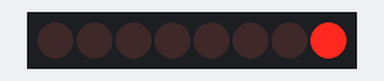
The sketch below on a simulated Arduino Uno, built with avr-gcc and run on an emulated ATmega328P. Shown: 8 shift-register outputs drawn as a row of LEDs (first output left, lit = HIGH). Wiring (inferred from the names in the program): shift register (74HC595): data pin 4; shift clock pin 6; latch pin 5. Wiring (inferred from the signals the program sends): row of LEDs: on Q0, Q1, Q2, Q3, Q4, Q5, Q6, Q7.

Above: at 0.5 s.
At 1.5 s:
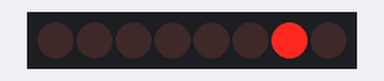
At 4.5 s:
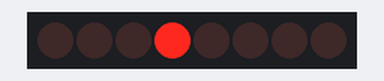
At 8.5 s:
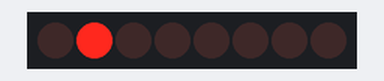
At 12.5 s:
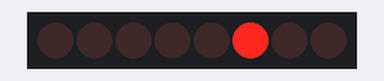
At 17.5 s:
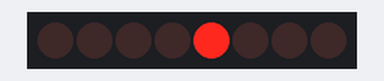
Timing chart, 0 to 18.2 s (numbered marks = the images above):
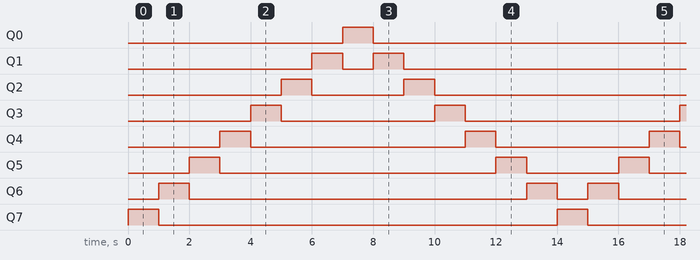

Measured:
- by itself, Q0, Q7: alternates HIGH for 1.0 s and LOW for 13.0 s
- by itself, Q1: repeats every 14.0 s: LOW 1.0 s, HIGH 1.0 s, LOW 11.0 s, HIGH 1.0 s
- by itself, Q2: repeats every 14.0 s: LOW 3.0 s, HIGH 1.0 s, LOW 9.0 s, HIGH 1.0 s
- by itself, Q3: repeats every 14.0 s: LOW 5.0 s, HIGH 1.0 s, LOW 7.0 s, HIGH 1.0 s
- by itself, Q4: repeats every 14.0 s: LOW 7.0 s, HIGH 1.0 s, LOW 5.0 s, HIGH 1.0 s
- by itself, Q5: repeats every 14.0 s: LOW 9.0 s, HIGH 1.0 s, LOW 3.0 s, HIGH 1.0 s
- by itself, Q6: repeats every 14.0 s: LOW 11.0 s, HIGH 1.0 s, LOW 1.0 s, HIGH 1.0 s

The sketch:

shiftregister-nightrider.ino
```cpp
/*
Using the 74HC595 to control 8 leds (outputs) without giving up 8 ports on the arduino uno.
Three outputs from the arduino are used to shift the data out in serial to the 74HC595 were it
is then parceled out to each of its individual pins.

*/

int latchPin = 5;   // to pin 12
int clockPin = 6;	// to pin 11
int dataPin = 4;	// to pin 14

byte leds = 0;
int pattern[] = {1, 2, 4, 8, 16, 32, 64, 128, 64, 32, 16, 8, 4, 2};

void setup()
{
  pinMode(latchPin, OUTPUT);
  pinMode(dataPin, OUTPUT);
  pinMode(clockPin, OUTPUT);
}

void loop()
{

  	for (int i = 0; i < 14; i++)
  	{
    	leds = pattern[i];
    	updateShiftRegister();
    	delay(1000);
  	}
}

void updateShiftRegister()
{
   	digitalWrite(latchPin, LOW);
   	shiftOut(dataPin, clockPin, LSBFIRST, leds);
   	digitalWrite(latchPin, HIGH);
}
```
